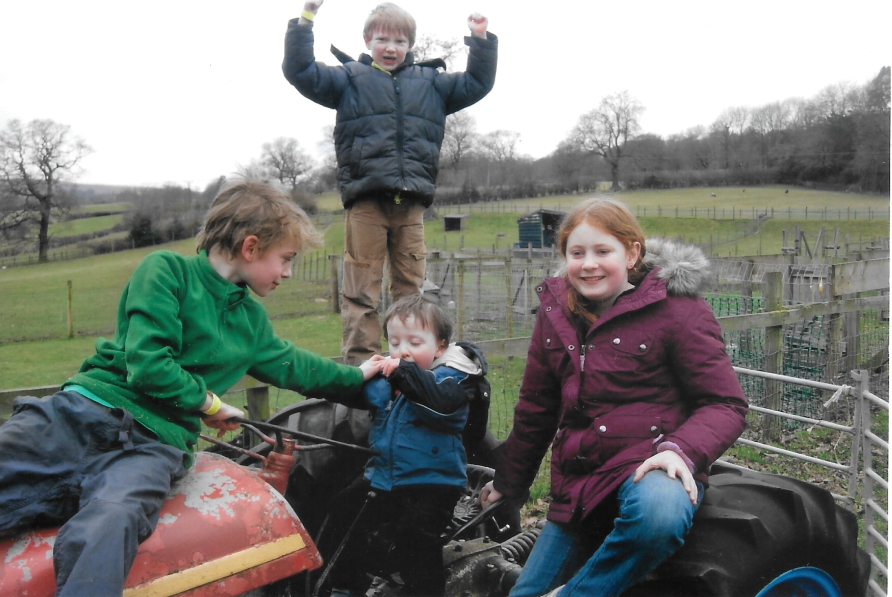
#> input picture photos/goodHead.jpg, 1784 x 1194 px (shown at 1/2 size)
$ python swapHeads.py
#> lines starting #> are read from the running program, lines starting #| are printed output that depends on the picture; after the words box and inside, x2 and y2 are one past the last pixel; in counts of white or black regions, pixels touching at a corner belong together
import cv2
import numpy

# load images
img1 = cv2.imread("./photos/goodHead.jpg", cv2.IMREAD_COLOR)
#> img1 is the input picture: shape (1194, 1784, 3); mean B, G, R 123, 126.9, 125
img2 = cv2.imread("./photos/badHead.jpg", cv2.IMREAD_COLOR)
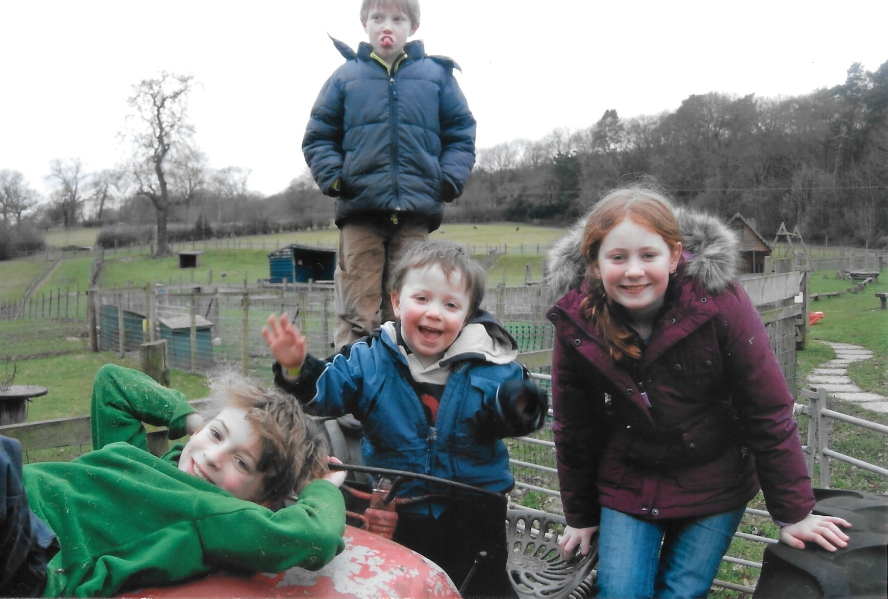
#> input picture photos/badHead.jpg, 1775 x 1197 px (shown at 1/2 size)
#> img2 is the input picture: shape (1197, 1775, 3); mean B, G, R 127.7, 130.4, 123
good = img1.copy()
bad = img2.copy()

# using the haarcascades - frontal face default
# https://github.com/opencv/opencv/tree/master/data/haarcascades
# load the cascade
face_cascade = cv2.CascadeClassifier("haarcascade_frontalface_default.xml")
#face_cascade = cv2.CascadeClassifier("haarcascade_frontalface_alt.xml")
#face_cascade = cv2.CascadeClassifier("haarcascade_frontalface_alt2.xml")
#face_cascade = cv2.CascadeClassifier("haarcascade_frontalface_alt_tree.xml")

gray1 = cv2.cvtColor(img1, cv2.COLOR_BGR2GRAY)
gray2 = cv2.cvtColor(img2, cv2.COLOR_BGR2GRAY)
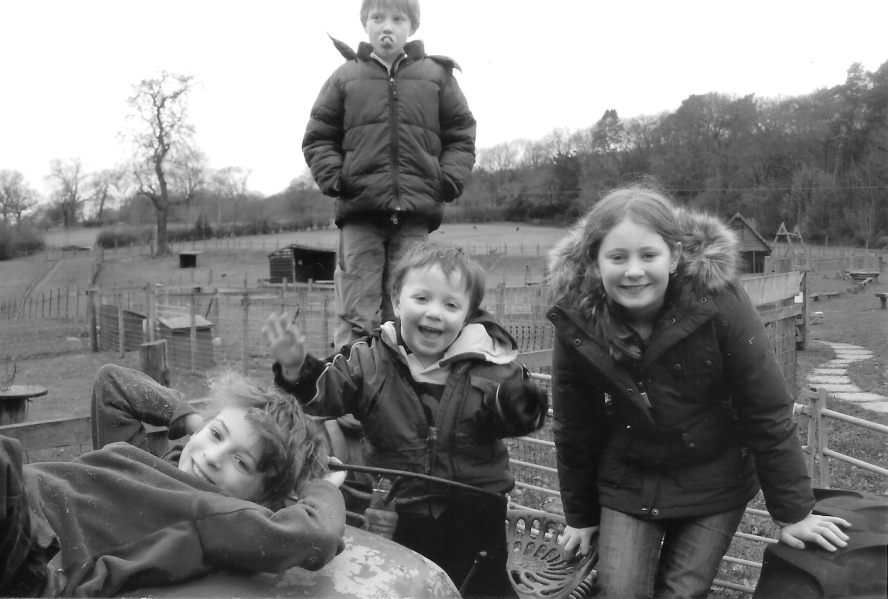
#> gray2: shape (1197, 1775) (shown at 1/2 size); min 1, max 255, mean 127.9

# find the faces in images
faces1 = face_cascade.detectMultiScale(img1, 1.2, 2)
#> faces1 = [[545, 433, 39, 39], [37, 484, 48, 48], [1417, 657, 68, 68], [735, 46, 94, 94], [1035, 990, 103, 103], [1112, 451, 138, 138], [1262, 890, 156, 156]]
faces2 = face_cascade.detectMultiScale(img2, 1.2, 1)
#> faces2 = [[403, 757, 26, 26], [754, 1040, 35, 35], [1602, 900, 46, 46], [1207, 1115, 53, 53], [546, 625, 60, 60], [1482, 1006, 60, 60], [729, 2, 94, 94], [1498, 877, 86, 86], [983, 998, 118, 118], [1184, 448, 166, 166], [780, 529, 178, 178]]

# draw box around faces
font = cv2.FONT_HERSHEY_SIMPLEX

for (x, y, w, h) in faces1:
    positionString = str(x) + ", " + str(y) + ", " + str(w) + ", " + str(h)
    cv2.rectangle(img1, (x, y), (x + w, y + h), (255, 0, 0), 2)
    cv2.putText(img1, positionString, (x + w, y + h), font,
                1, (255, 0, 0), 2, cv2.LINE_AA)
#> this loop made 7 passes
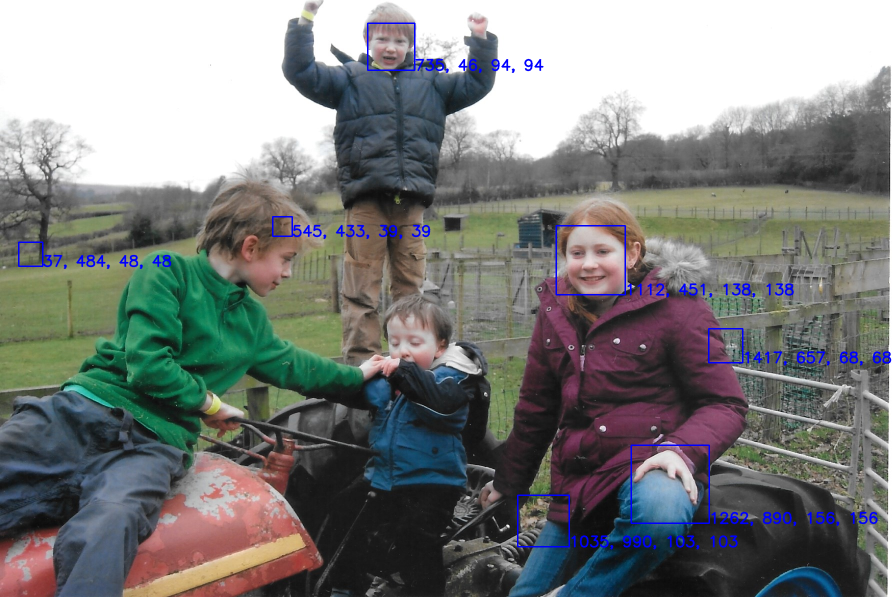
#> img1: shape (1194, 1784, 3) (shown at 1/2 size); 1.33% of pixels changed, all inside (x1, y1, x2, y2) = (36, 45, 1783, 1100)
goodROI = (730, 46, 100, 100)

for (x, y, w, h) in faces2:
    positionString = str(x) + ", " + str(y) + ", " + str(w) + ", " + str(h)
    cv2.rectangle(img2, (x, y), (x + w, y + h), (255, 0, 0), 2)
    cv2.putText(img2, positionString, (x + w, y + h), font,
                1, (255, 0, 0), 2, cv2.LINE_AA)
#> this loop made 11 passes
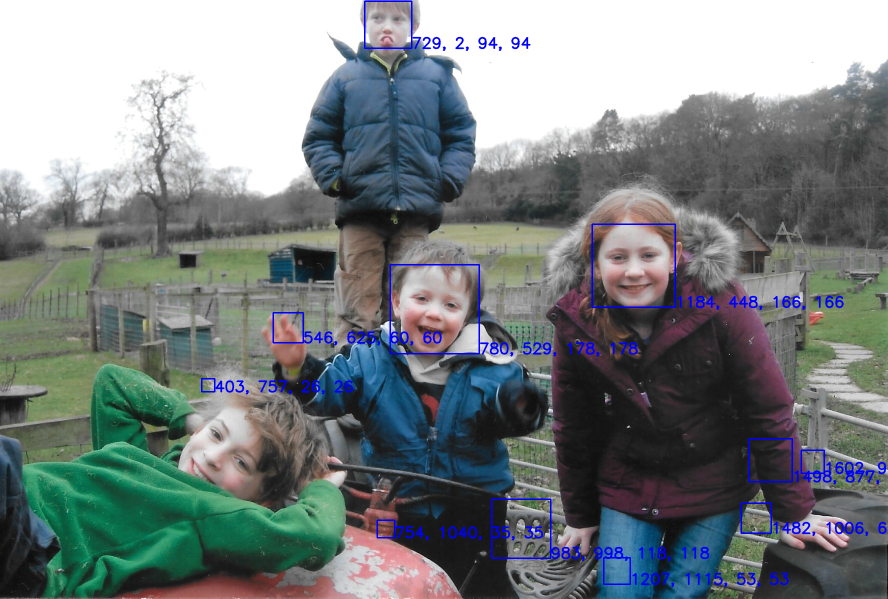
#> img2: shape (1197, 1775, 3) (shown at 1/2 size); 1.86% of pixels changed, all inside (x1, y1, x2, y2) = (402, 1, 1774, 1175)
badROI = (715, 0, 120, 120)

# show images
cv2.imshow("goodHead", img1)
cv2.imshow("badHead", img2)

# close images
cv2.waitKey(0)
cv2.destroyAllWindows()

# Off with their head !
goodHead = good[goodROI[1]: goodROI[1] + goodROI[2],
                goodROI[0]: goodROI[0] + goodROI[3]]
badHead = bad[badROI[1]: badROI[1] + badROI[2],
              badROI[0]: badROI[0] + badROI[3]]
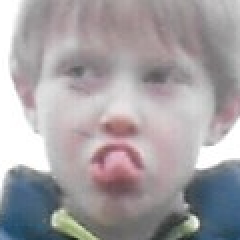
#> badHead: shape (120, 120, 3) (shown 2 times larger); mean B, G, R 162.7, 159.6, 164.5

cv2.imshow("goodHead", goodHead)
cv2.imshow("badHead", badHead)
cv2.waitKey(0)
cv2.destroyAllWindows()


method = [cv2.INTER_AREA, cv2.INTER_NEAREST, cv2.INTER_LINEAR, cv2.INTER_AREA,
          cv2.INTER_CUBIC, cv2.INTER_LANCZOS4]
#> method = [3, 0, 1, 3, 2, 4]

for m in method:
    resizedGoodHead = cv2.resize(
        goodHead, (badROI[2], badROI[3]), interpolation=m)

    # SwapHeads
    imgNew = bad

    imgNew[badROI[1]: badROI[1] + badROI[2],
           badROI[0]: badROI[0] + badROI[3]] = resizedGoodHead

    cv2.imshow(f"New Head {m}", imgNew)
#> this loop made 6 passes
#> m on passes 1, 2, 3, 5, 6: 3, 0, 1, 2, 4
#> pass 1, `cv2.imshow(f"New Head {m}", imgNew)`:
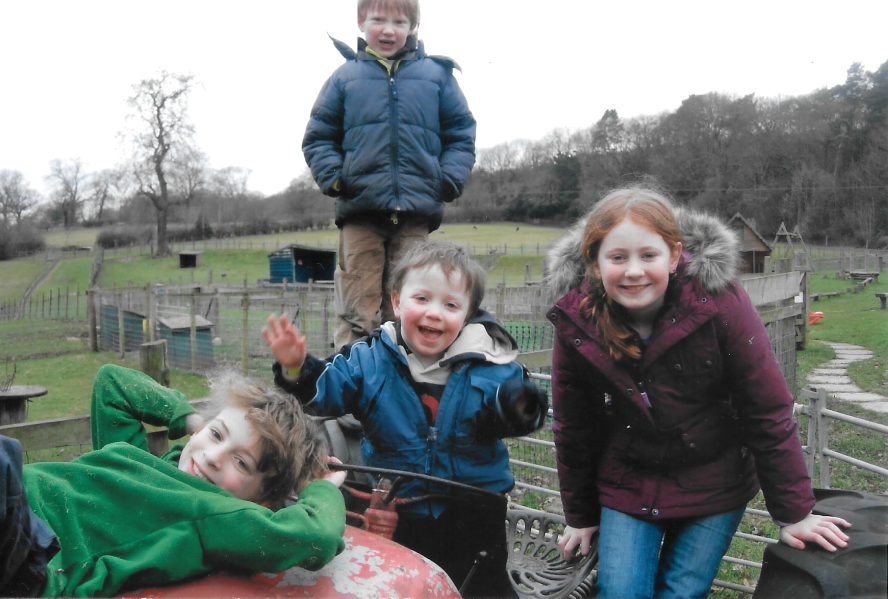
#> window 'New Head 3': shape (1197, 1775, 3) (shown at 1/2 size); mean B, G, R 127.5, 130.3, 122.9
#> pass 2, `resizedGoodHead = cv2.resize( goodHead, (badROI[2], badROI[3]), interp..`:
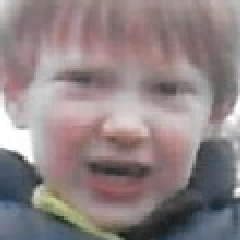
#> resizedGoodHead: shape (120, 120, 3) (shown 2 times larger); mean B, G, R 131.5, 130.7, 143

cv2.waitKey(0)
cv2.destroyAllWindows()
